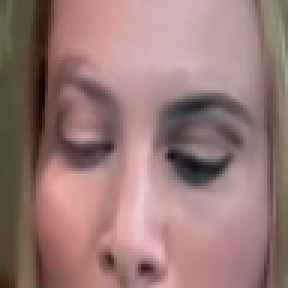
#> input picture golden_samples/Deepfakes_213_083_000161_eyes.jpg, 96 x 96 px (shown 3 times larger)
$ python -i preprocessing.py   (imports and definitions only)   (older library calls are emulated)
#> lines starting #> are read from the running program, lines starting #| are printed output that depends on the picture
"""
Multi-Modal Forensic Preprocessing Pipeline
Handles:
  1. Face ROI localization & extraction (256x256 RGB float32 in [0,1])
  2. Ocular Region (Eyes) ROI extraction (96x96 RGB float32 in [0,1])
  3. 2D-DCT Frequency Spectrum Extraction (128x128 float32 4x4 block DCT map)
  4. Laplacian Sharpness Metric & Blur Diagnostic Guard
"""

import cv2
import numpy as np
import torch
from typing import Tuple, Dict, Any, Optional

import os
from pathlib import Path

BASE_DIR = Path(__file__).resolve().parent
LOCAL_CASCADES_DIR = BASE_DIR / "haarcascades"


def _find_cascade(filename: str) -> Optional[str]:
    # 1. Prioritize local repository bundled directory
    local_p = LOCAL_CASCADES_DIR / filename
    if local_p.is_file():
        return str(local_p)
    # 2. Check cv2.data if available
    try:
        cv_data = getattr(cv2, "data", None)
        if cv_data is not None and hasattr(cv_data, "haarcascades"):
            cv_p = Path(cv_data.haarcascades) / filename
            if cv_p.is_file():
                return str(cv_p)
    except Exception:
        pass
    # 3. Standard Linux system directories
    for sys_dir in ["/usr/share/opencv4/haarcascades", "/usr/share/opencv/haarcascades"]:
        sys_p = Path(sys_dir) / filename
        if sys_p.is_file():
            return str(sys_p)
    return None


def _load_cascade(filename: str) -> Optional[cv2.CascadeClassifier]:
    p = _find_cascade(filename)
    if p:
        try:
            clf = cv2.CascadeClassifier(p)
            if not clf.empty():
                return clf
        except Exception:
            pass
    return None


face_cascade = _load_cascade("haarcascade_frontalface_default.xml")
eye_cascade = _load_cascade("haarcascade_eye.xml")


def detect_and_crop_face(
    image_bgr: np.ndarray,
    target_size: Tuple[int, int] = (256, 256),
    margin_ratio: float = 0.15
) -> Tuple[np.ndarray, Optional[Tuple[int, int, int, int]]]:
    """
    Detects the primary frontal face in an image and crops with padding.
    Falls back to center crop if no face is detected or classifier is unavailable.
    Returns:
        cropped_face_bgr (H, W, 3) uint8
        bbox (x, y, w, h) in original image coordinates or None
    """
    h_orig, w_orig = image_bgr.shape[:2]
    gray = cv2.cvtColor(image_bgr, cv2.COLOR_BGR2GRAY)

    faces = ()
    if face_cascade is not None and not face_cascade.empty():
        try:
            faces = face_cascade.detectMultiScale(
                gray,
                scaleFactor=1.1,
                minNeighbors=5,
                minSize=(60, 60),
                flags=cv2.CASCADE_SCALE_IMAGE
            )
        except Exception:
            faces = ()

    if len(faces) > 0:
        # Choose the largest detected face
        faces = sorted(faces, key=lambda f: f[2] * f[3], reverse=True)
        x, y, w, h = faces[0]

        # Apply proportional margin
        margin_x = int(w * margin_ratio)
        margin_y = int(h * margin_ratio)

        x1 = max(0, x - margin_x)
        y1 = max(0, y - margin_y)
        x2 = min(w_orig, x + w + margin_x)
        y2 = min(h_orig, y + h + margin_y)

        cropped = image_bgr[y1:y2, x1:x2]
        bbox = (x, y, w, h)
    else:
        # Fallback to square center crop
        min_dim = min(h_orig, w_orig)
        start_x = (w_orig - min_dim) // 2
        start_y = (h_orig - min_dim) // 2
        cropped = image_bgr[start_y:start_y + min_dim, start_x:start_x + min_dim]
        bbox = (start_x, start_y, min_dim, min_dim)

    resized = cv2.resize(cropped, target_size, interpolation=cv2.INTER_AREA)
    return resized, bbox


def extract_eyes_region(
    face_bgr_256: np.ndarray,
    target_size: Tuple[int, int] = (96, 96)
) -> np.ndarray:
    """
    Extracts the ocular (both eyes) region from a 256x256 face crop.
    Uses Haar eye cascade if eyes detected, else uses anatomical band heuristic
    (vertical 20%-52%, horizontal 10%-90%).
    Returns:
        eyes_bgr (96, 96, 3) uint8
    """
    h, w = face_bgr_256.shape[:2]
    gray = cv2.cvtColor(face_bgr_256, cv2.COLOR_BGR2GRAY)

    # Restrict eye search to upper 60% of face
    upper_gray = gray[:int(h * 0.6), :]
    detected_eyes = ()
    if eye_cascade is not None and not eye_cascade.empty():
        try:
            detected_eyes = eye_cascade.detectMultiScale(
                upper_gray,
                scaleFactor=1.1,
                minNeighbors=3,
                minSize=(20, 20)
            )
        except Exception:
            detected_eyes = ()

    if len(detected_eyes) >= 2:
        # Sort left-to-right
        detected_eyes = sorted(detected_eyes, key=lambda e: e[0])
        e1, e2 = detected_eyes[0], detected_eyes[-1]

        # Bounding box spanning both eyes with margin
        x_min = max(0, min(e1[0], e2[0]) - 10)
        x_max = min(w, max(e1[0] + e1[2], e2[0] + e2[2]) + 10)
        y_min = max(0, min(e1[1], e2[1]) - 10)
        y_max = min(h, max(e1[1] + e1[3], e2[1] + e2[3]) + 10)

        eyes_crop = face_bgr_256[y_min:y_max, x_min:x_max]
    else:
        # Robust anatomical ocular band: Y: 20% to 52%, X: 10% to 90%
        y1 = int(h * 0.20)
        y2 = int(h * 0.52)
        x1 = int(w * 0.10)
        x2 = int(w * 0.90)
        eyes_crop = face_bgr_256[y1:y2, x1:x2]

    if eyes_crop.size == 0:
        eyes_crop = face_bgr_256[:int(h * 0.5), :]

    eyes_resized = cv2.resize(eyes_crop, target_size, interpolation=cv2.INTER_AREA)
    return eyes_resized


def compute_2d_dct_map(
    face_bgr_256: np.ndarray,
    target_size: Tuple[int, int] = (128, 128),
    block_size: int = 4
) -> np.ndarray:
    """
    Computes 2D-DCT spectrum map (128x128 float32) across 4x4 blocks.
    Matches the frequency-domain feature representation utilized by the DCTBranch.
    """
    gray = cv2.cvtColor(face_bgr_256, cv2.COLOR_BGR2GRAY)
    g128 = cv2.resize(gray, target_size, interpolation=cv2.INTER_AREA).astype(np.float32) / 255.0

    h, w = target_size
    dct_map = np.zeros((h, w), dtype=np.float32)

    for i in range(0, h, block_size):
        for j in range(0, w, block_size):
            block = g128[i:i + block_size, j:j + block_size]
            dct_map[i:i + block_size, j:j + block_size] = cv2.dct(block)

    return dct_map


def compute_laplacian_sharpness(
    image_bgr: np.ndarray,
    blur_threshold: float = 65.0,
    mild_threshold: float = 110.0
) -> Dict[str, Any]:
    """
    Computes Laplacian variance sharpness metric for blur diagnosis.
    Returns:
        variance: float
        edge_map: np.ndarray (for visualization)
        status: "SHARP" | "MILD_BLUR" | "SEVERE_BLUR"
        alert_triggered: bool
        alert_message: str
    """
    gray = cv2.cvtColor(image_bgr, cv2.COLOR_BGR2GRAY)
    laplacian = cv2.Laplacian(gray, cv2.CV_64F, ksize=3)
    variance = float(laplacian.var())

    # Absolute normalized edge map for display
    edge_map = np.uint8(np.clip(np.abs(laplacian) / (np.max(np.abs(laplacian)) + 1e-6) * 255.0, 0, 255))

    if variance < blur_threshold:
        status = "SEVERE_BLUR"
        alert = True
        msg = (
            f"⚠️ SEVERE BLUR DETECTED (Laplacian Var: {variance:.1f} < {blur_threshold}): "
            "High-frequency attenuation is severe. The DCT frequency branch attention weight "
            "may be distorted by optical or compression blur mimicking deepfake frequency anomalies."
        )
    elif variance < mild_threshold:
        status = "MILD_BLUR"
        alert = True
        msg = (
            f"ℹ️ MILD BLUR DETECTED (Laplacian Var: {variance:.1f}): "
            "Moderate sharpness loss detected. Spatial face & eye branches should be prioritized over DCT."
        )
    else:
        status = "SHARP"
        alert = False
        msg = f"✅ OPTIMAL SHARPNESS (Laplacian Var: {variance:.1f} >= {mild_threshold}): High-frequency detail is intact."

    return {
        "variance": variance,
        "edge_map": edge_map,
        "status": status,
        "alert_triggered": alert,
        "alert_message": msg,
    }


def preprocess_frame(
    frame_bgr: np.ndarray,
    blur_threshold: float = 65.0
) -> Dict[str, Any]:
    """
    Complete end-to-end preprocessing pipeline for a single raw image or video frame.
    Outputs model input PyTorch tensors and display matrices.
    """
    # 1. Face Detection & Crop
    face_bgr_256, bbox = detect_and_crop_face(frame_bgr, target_size=(256, 256))
    face_rgb_256 = cv2.cvtColor(face_bgr_256, cv2.COLOR_BGR2RGB)

    # 2. Eye Region Crop
    eyes_bgr_96 = extract_eyes_region(face_bgr_256, target_size=(96, 96))
    eyes_rgb_96 = cv2.cvtColor(eyes_bgr_96, cv2.COLOR_BGR2RGB)

    # 3. 2D-DCT Frequency Map
    dct_map_128 = compute_2d_dct_map(face_bgr_256, target_size=(128, 128), block_size=4)

    # 4. Laplacian Sharpness Diagnostic
    blur_info = compute_laplacian_sharpness(face_bgr_256, blur_threshold=blur_threshold)

    # 5. Format PyTorch Tensors
    # Face: (1, 3, 256, 256) float32 in [0, 1]
    face_tensor = torch.from_numpy(face_rgb_256.astype(np.float32) / 255.0).permute(2, 0, 1).unsqueeze(0)

    # Eyes: (1, 3, 96, 96) float32 in [0, 1]
    eyes_tensor = torch.from_numpy(eyes_rgb_96.astype(np.float32) / 255.0).permute(2, 0, 1).unsqueeze(0)

    # DCT: (1, 1, 128, 128) float32
    dct_tensor = torch.from_numpy(dct_map_128.astype(np.float32)).unsqueeze(0).unsqueeze(0)

    return {
        "face_tensor": face_tensor,
        "eyes_tensor": eyes_tensor,
        "dct_tensor": dct_tensor,
        "face_rgb": face_rgb_256,
        "eyes_rgb": eyes_rgb_96,
        "dct_map": dct_map_128,
        "bbox": bbox,
        "blur_info": blur_info,
    }

>>> import cv2
>>> picture = cv2.imread('golden_samples/Deepfakes_213_083_000161_eyes.jpg')
#> picture is the input picture: shape (96, 96, 3); mean B, G, R 118.6, 121.7, 152.7
>>> result = preprocess_frame(picture)
#> in detect_and_crop_face, `gray = cv2.cvtColor(image_bgr, cv2.COLOR_BGR2GRAY)`:
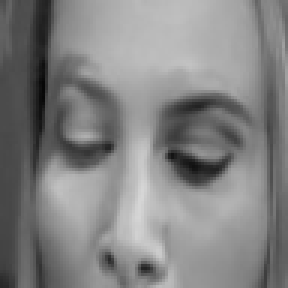
#> gray: shape (96, 96) (shown 3 times larger); min 7, max 214, mean 130.6
#> in detect_and_crop_face, `faces = face_cascade.detectMultiScale( gray, scaleFactor=1.1, minNeigh..`: faces = ()
#> in preprocess_frame, `face_bgr_256, bbox = detect_and_crop_face(frame_bgr, target_size=(256,..`: bbox = (0, 0, 96, 96)
#> in extract_eyes_region, `upper_gray = gray[:int(h * 0.6), :]`:
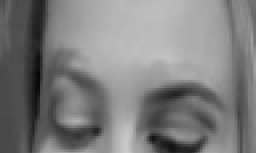
#> upper_gray: shape (153, 256); min 7, max 203, mean 125.4
#> in extract_eyes_region, `detected_eyes = eye_cascade.detectMultiScale( upper_gray, scaleFactor=..`: detected_eyes = [[83, 118, 25, 25], [183, 96, 41, 41]]
#> in extract_eyes_region, `e1, e2 = detected_eyes[0], detected_eyes[-1]`: e1 = [83, 118, 25, 25]; e2 = [183, 96, 41, 41]
#> in extract_eyes_region, `x_min = max(0, min(e1[0], e2[0]) - 10)`: x_min = 73
#> in extract_eyes_region, `x_max = min(w, max(e1[0] + e1[2], e2[0] + e2[2]) + 10)`: x_max = 234
#> in extract_eyes_region, `y_min = max(0, min(e1[1], e2[1]) - 10)`: y_min = 86
#> in extract_eyes_region, `y_max = min(h, max(e1[1] + e1[3], e2[1] + e2[3]) + 10)`: y_max = 153
#> in extract_eyes_region, `eyes_crop = face_bgr_256[y_min:y_max, x_min:x_max]`:
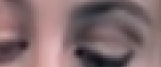
#> eyes_crop: shape (67, 161, 3); mean B, G, R 109, 106.7, 130.3
#> in extract_eyes_region, `eyes_resized = cv2.resize(eyes_crop, target_size, interpolation=cv2.IN..`:
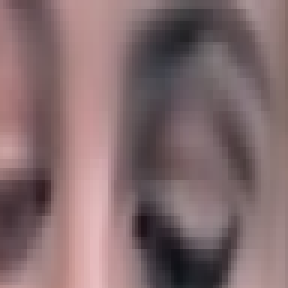
#> eyes_resized: shape (96, 96, 3) (shown 3 times larger); mean B, G, R 109, 106.6, 130.2
#> after the loop in compute_2d_dct_map, `for i in range(0, h, block_size):`:
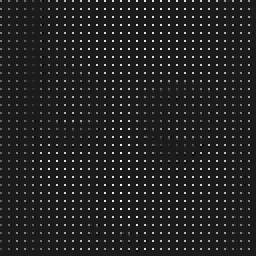
#> dct_map: shape (128, 128) float32 (shown 2 times larger); min -0.401, max 3.3, mean 0.128; drawn with min black and max white
#> in compute_laplacian_sharpness, `laplacian = cv2.Laplacian(gray, cv2.CV_64F, ksize=3)`:
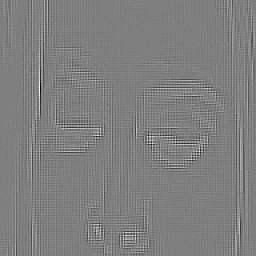
#> laplacian: shape (256, 256) float64; min -252, max 252, mean 0; drawn with min black and max white
#> in compute_laplacian_sharpness, `variance = float(laplacian.var())`: variance = 807.4
#> in compute_laplacian_sharpness, `edge_map = np.uint8(np.clip(np.abs(laplacian) / (np.max(np.abs(laplaci..`:
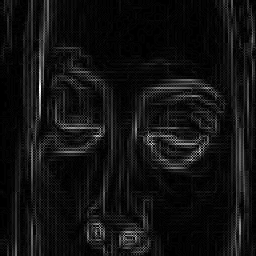
#> edge_map: shape (256, 256); min 0, max 254, mean 17.2
#> in preprocess_frame, `blur_info = compute_laplacian_sharpness(face_bgr_256, blur_threshold=b..`: blur_info = 5 items
#> (the run stopped early here; a loop or call above may not have finished)

$ run again, on golden_samples/Deepfakes_213_083_000161_face.jpg
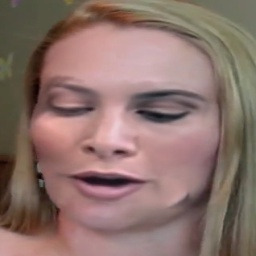
#> input picture golden_samples/Deepfakes_213_083_000161_face.jpg, 256 x 256 px
#> picture is the input picture: shape (256, 256, 3); mean B, G, R 107.6, 114, 140.1
#> faces = [[13, 30, 199, 199]]
#> in detect_and_crop_face, `x, y, w, h = faces[0]`: x = 13; y = 30; w = 199
#> margin_x = 29
#> in detect_and_crop_face, `x1 = max(0, x - margin_x)`: x1 = 0
#> in detect_and_crop_face, `y1 = max(0, y - margin_y)`: y1 = 1
#> in detect_and_crop_face, `x2 = min(w_orig, x + w + margin_x)`: x2 = 241
#> in detect_and_crop_face, `y2 = min(h_orig, y + h + margin_y)`: y2 = 256
#> in detect_and_crop_face, `bbox = (x, y, w, h)`: bbox = (13, 30, 199, 199)
#> detected_eyes = ()
#> in compute_laplacian_sharpness, `laplacian = cv2.Laplacian(gray, cv2.CV_64F, ksize=3)`:
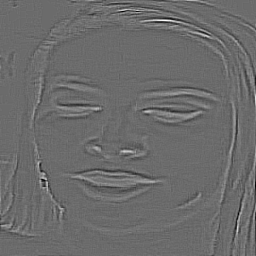
#> laplacian: shape (256, 256) float64; min -164, max 224, mean 0; drawn with min black and max white
#> variance = 343
#> in compute_laplacian_sharpness, `edge_map = np.uint8(np.clip(np.abs(laplacian) / (np.max(np.abs(laplaci..`:
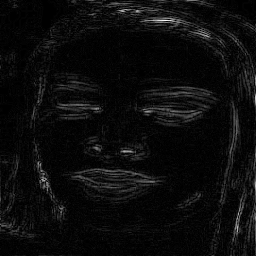
#> edge_map: shape (256, 256); min 0, max 254, mean 11.7
#> blur_info = 5 items

$ run again, on golden_samples/Face2Face_346_351_000056_eyes.jpg
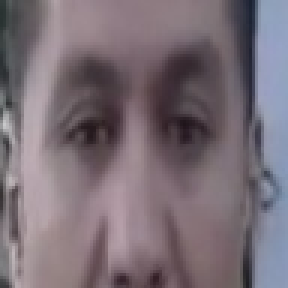
#> input picture golden_samples/Face2Face_346_351_000056_eyes.jpg, 96 x 96 px (shown 3 times larger)
#> picture is the input picture: shape (96, 96, 3); mean B, G, R 118.3, 110.1, 122
#> faces = ()
#> in preprocess_frame, `face_bgr_256, bbox = detect_and_crop_face(frame_bgr, target_size=(256,..`: bbox = (0, 0, 96, 96)
#> in extract_eyes_region, `detected_eyes = eye_cascade.detectMultiScale( upper_gray, scaleFactor=..`: detected_eyes = [[138, 91, 51, 51], [56, 93, 49, 49]]
#> in extract_eyes_region, `detected_eyes = sorted(detected_eyes, key=lambda e: e[0])`: detected_eyes = [[56, 93, 49, 49], [138, 91, 51, 51]]
#> e1 = [56, 93, 49, 49]; e2 = [138, 91, 51, 51]
#> x_min = 46
#> x_max = 199
#> y_min = 81
#> y_max = 152
#> in compute_laplacian_sharpness, `laplacian = cv2.Laplacian(gray, cv2.CV_64F, ksize=3)`:
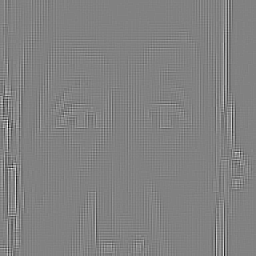
#> laplacian: shape (256, 256) float64; min -322, max 310, mean 0; drawn with min black and max white
#> variance = 854.6
#> in compute_laplacian_sharpness, `edge_map = np.uint8(np.clip(np.abs(laplacian) / (np.max(np.abs(laplaci..`:
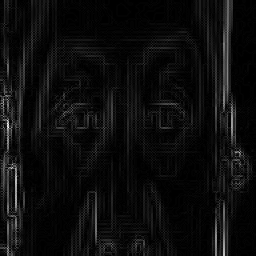
#> edge_map: shape (256, 256); min 0, max 254, mean 12.7
#> blur_info = 5 items

$ run again, on golden_samples/Face2Face_346_351_000056_face.jpg
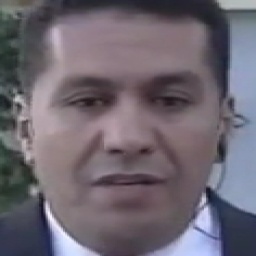
#> input picture golden_samples/Face2Face_346_351_000056_face.jpg, 256 x 256 px
#> picture is the input picture: shape (256, 256, 3); mean B, G, R 112.7, 102.7, 110
#> faces = [[21, 18, 213, 213]]
#> in detect_and_crop_face, `x, y, w, h = faces[0]`: x = 21; y = 18; w = 213
#> margin_x = 31
#> x1 = 0
#> x2 = 256
#> in detect_and_crop_face, `bbox = (x, y, w, h)`: bbox = (21, 18, 213, 213)
#> in extract_eyes_region, `detected_eyes = eye_cascade.detectMultiScale( upper_gray, scaleFactor=..`: detected_eyes = [[225, 116, 22, 22], [61, 75, 51, 51], [144, 73, 50, 50]]
#> in extract_eyes_region, `detected_eyes = sorted(detected_eyes, key=lambda e: e[0])`: detected_eyes = [[61, 75, 51, 51], [144, 73, 50, 50], [225, 116, 22, 22]]
#> e1 = [61, 75, 51, 51]; e2 = [225, 116, 22, 22]
#> x_min = 51
#> x_max = 256
#> y_min = 65
#> y_max = 148
#> variance = 989.2
#> in compute_laplacian_sharpness, `edge_map = np.uint8(np.clip(np.abs(laplacian) / (np.max(np.abs(laplaci..`:
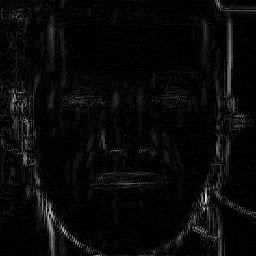
#> edge_map: shape (256, 256); min 0, max 254, mean 9.4
#> blur_info = 5 items
